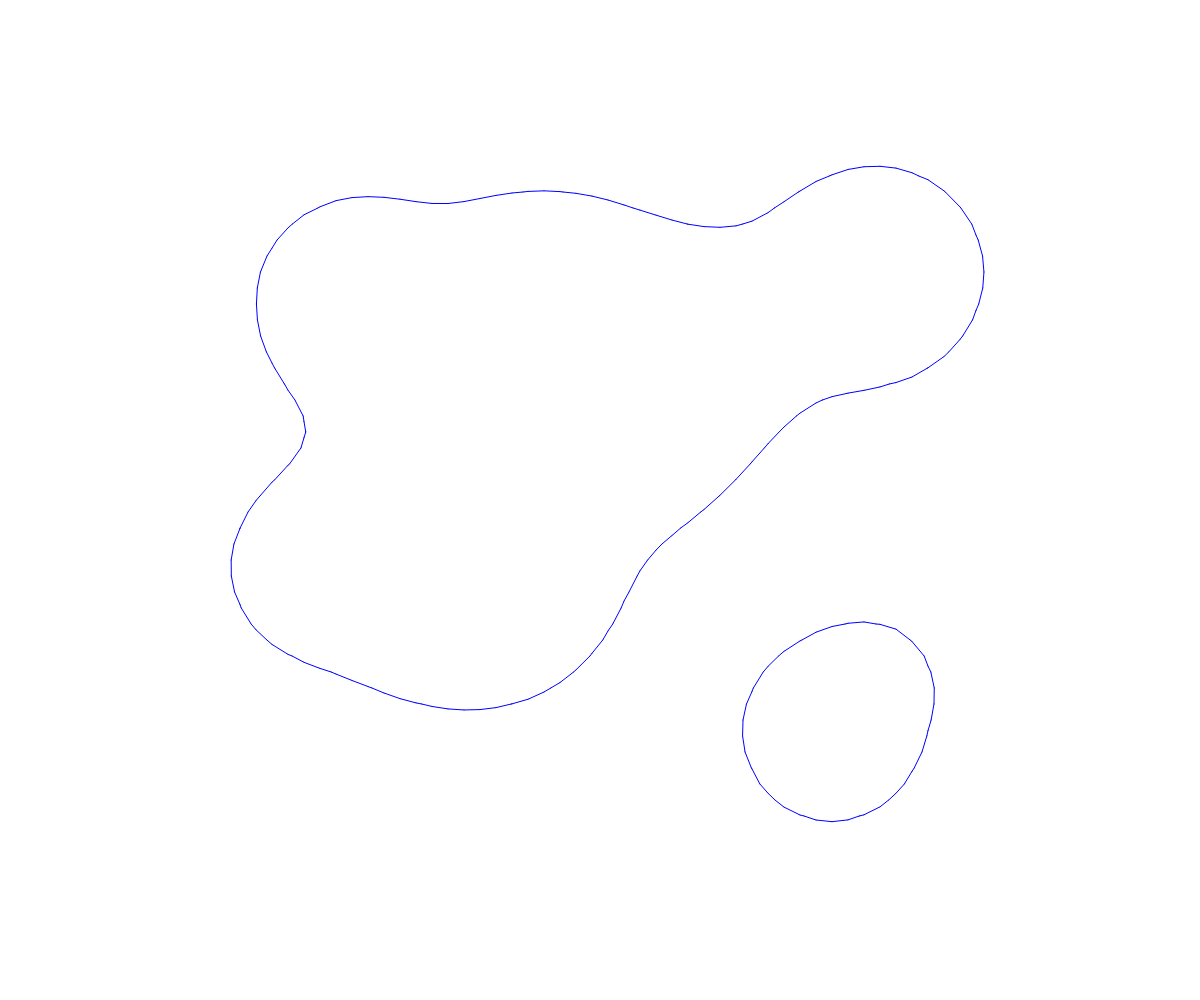
Frame 1 (no input)
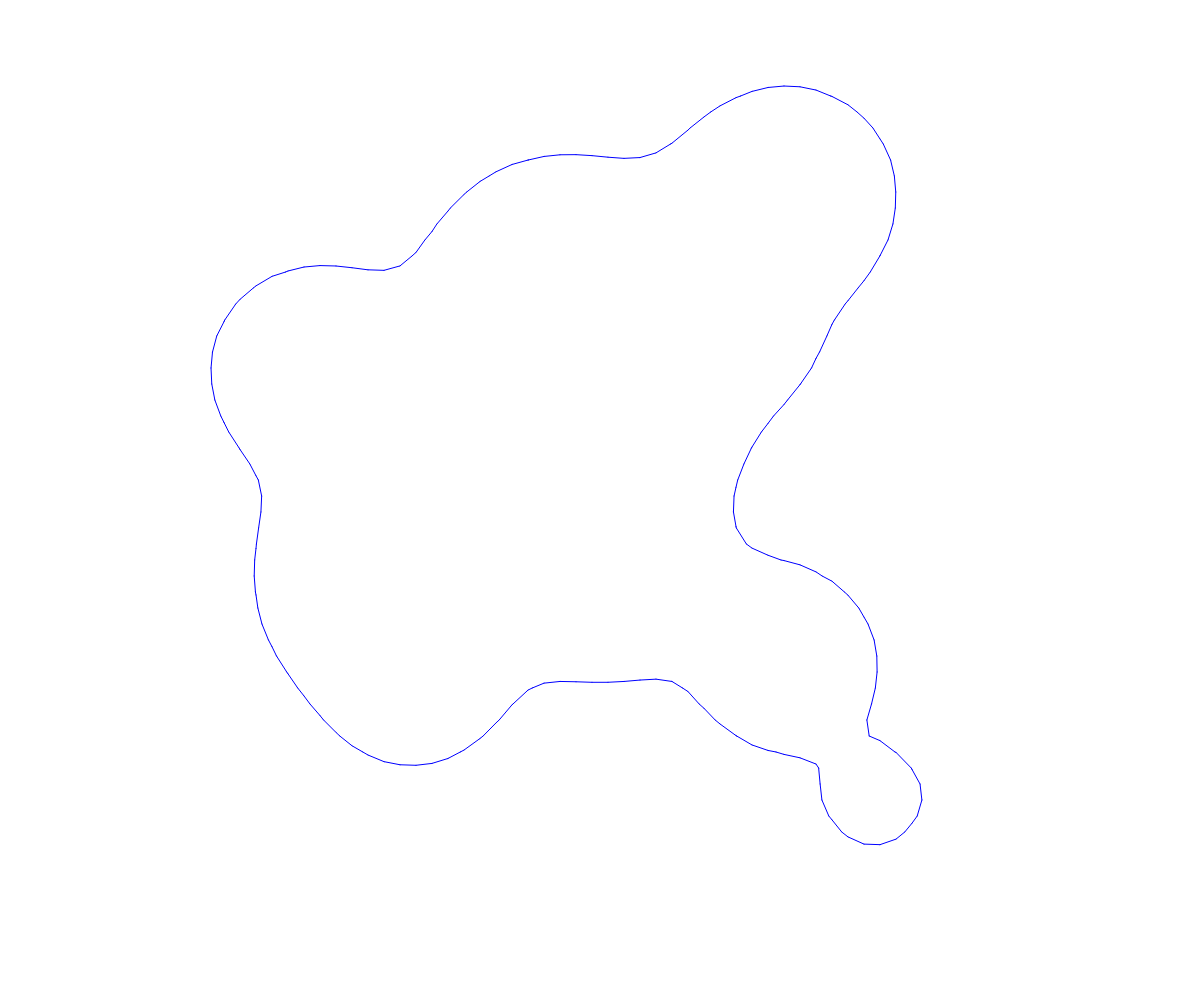
Frame 60 (no input)
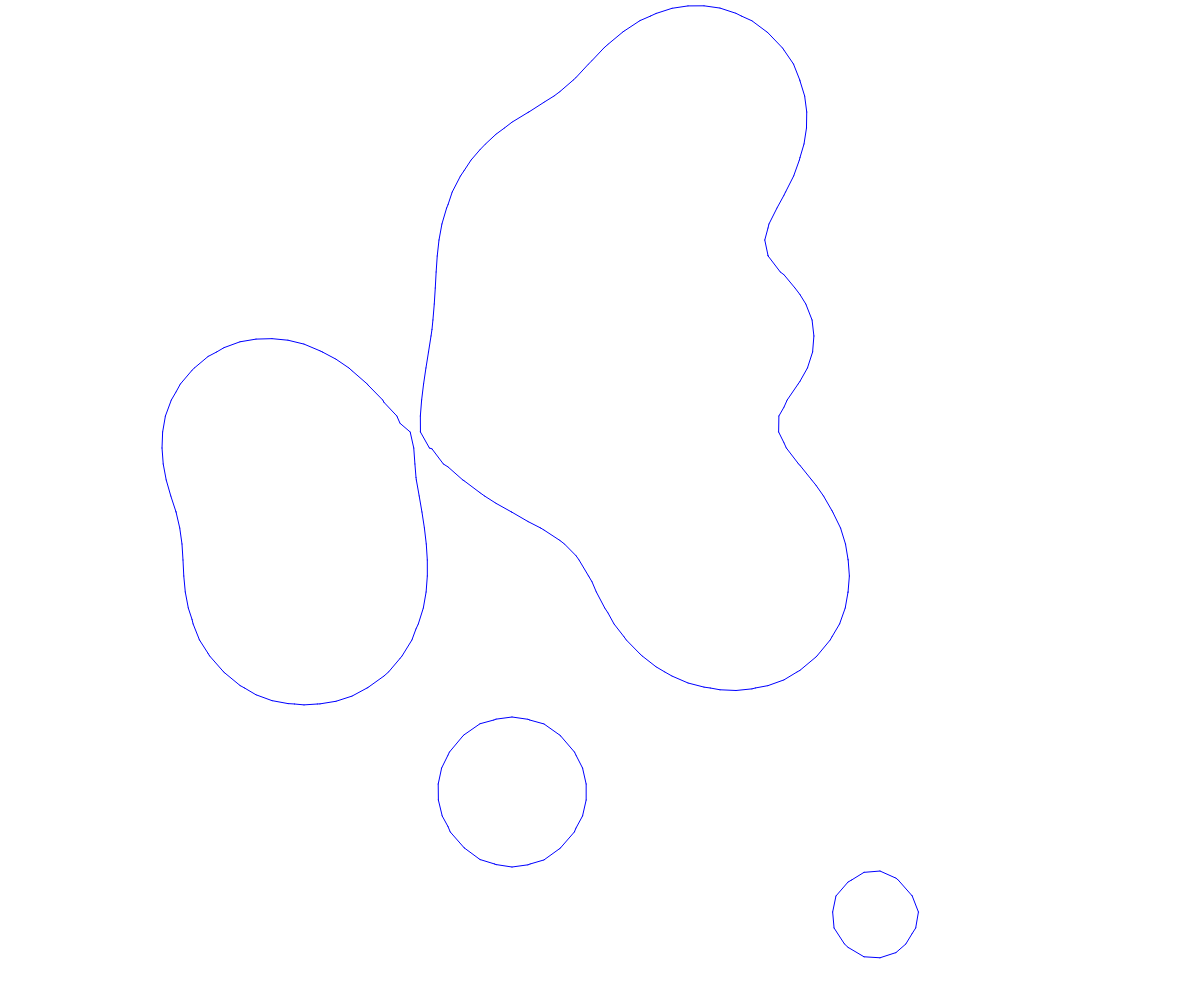
Frame 120 (the mouse pressed at the canvas centre since frame 60)

The p5.js sketch that drew these frames (run headless with seeded random() and noise() and a simulated clock; from frame 60 on, the mouse is pressed at the canvas centre):

// p5.js sketch
// ── sketch.js
/*

marching squares in P5js
by Dylan Greene
from https://codepen.io/dylangggg/pen/WNrVGYG
 
made after reading http://jamie-wong.com/2014/08/19/metaballs-and-marching-squares/

*/
let circles = [];
let gridPoints = [];

const NUM_BALLS = 10;
const RES = 16;
const HALF_RES = RES * 0.5;

function setup() {
	createCanvas(windowWidth,windowHeight);
	
	for(let i = 0; i < NUM_BALLS; i++) {
		circles.push(new MovingCircle());
	}
	
	const cols = width / RES + 1;
	const rows = height / RES + 1;
	for(let x = 0; x < cols; x++) {
		let rowArray = [];
		for(let y = 0; y < rows; y++) {
			rowArray.push(new Point(x * RES, y * RES));
		}
		gridPoints.push(rowArray);
	}
	
	// strokeCap(SQUARE);
}


function draw() {
	background(255);
	
	for(let i = 0; i < gridPoints.length; i++) {
		for(let j = 0; j < gridPoints[0].length; j++) {
			gridPoints[i][j].update();
		//	 gridPoints[i][j].drawDebug();
		}
	}
	stroke(0,0,255);
	
	for(let i = 0; i < gridPoints.length - 1; i++) {
		for(let j = 0; j < gridPoints[0].length - 1; j++) {
			const point1 = gridPoints[i][j].value;
			const point2 = gridPoints[i+1][j].value;
			const point3 = gridPoints[i+1][j+1].value;
			const point4 = gridPoints[i][j+1].value;
					
			const { x, y } = gridPoints[i][j];
			const binary = (point1 > 1 ? '1' : '0') + (point2 > 1 ? '1' : '0') + (point3 > 1 ? '1' : '0') + (point4 > 1 ? '1' : '0');
      switch(binary) {
				case '0000': {
					// 00
					// 00
					break;
				}
				case '0001': {
					const value1 = interpolate(y, point1, point4);
					const value2 = interpolate(x, point4, point3);
					
          line(x, value1, value2, y + RES);
					// 00
					// 10
					break;
				}
				case '0010': {
					const value1 = interpolate(x, point4, point3);
					const value2 = interpolate(y, point2, point3);
					line(value1, y + RES, x + RES, value2);
					// 00
					// 01
					break;
				}
				case '0011': {
					const value1 = interpolate(y, point1, point4);
					const value2 = interpolate(y, point2, point3);
					line(x, value1, x + RES, value2);
					// 00
					// 11
					break;
				}
				case '0100': {
					const value1 = interpolate(x, point1, point2);
					const value2 = interpolate(y, point2, point3);
					line(value1, y, x + RES, value2);
					// 01
					// 00
					break;
				}
				case '0101': {
					const value1 = interpolate(x, point1, point2);
					const value2 = interpolate(y, point1, point4);
					line(x, value2, value1, y);
					const value3 = interpolate(x, point4, point3);
					const value4 = interpolate(y, point2, point3);
					line(value3, y + RES, x + RES, value4);
					// 01
					// 10
					break;
				}
				case '0110': {
					const value1 = interpolate(x, point1, point2);
					const value2 = interpolate(x, point4, point3);
					line(value1, y, value2, y + RES);
					// 01
					// 01
					break;
				}
				case '0111': {
					const value1 = interpolate(x, point1, point2);
					const value2 = interpolate(y, point1, point4);
					line(x, value2, value1, y);
					// 01
					// 11
					break;
				}
				case '1000': {
					const value1 = interpolate(x, point1, point2);
					const value2 = interpolate(y, point1, point4);
					line(x, value2, value1, y);
					// 10
					// 00
					break;
				}
				case '1001': {
					const value1 = interpolate(x, point1, point2);
					const value2 = interpolate(x, point4, point3);
					line(value1, y, value2, y + RES);
					// 10
					// 10
					break;
				}
				case '1010': {
					const value1 = interpolate(x, point4, point3);
					const value2 = interpolate(y, point1, point4);
					line(x, value2, value1, y + RES);
					const value3 = interpolate(x, point1, point2);
					const value4 = interpolate(y, point2, point3);
					line(value3, y, x + RES, value4);
					// 10
					// 01
					break;
				}
				case '1011': {
					const value1 = interpolate(x, point1, point2);
					const value2 = interpolate(y, point2, point3);
					line(value1, y, x + RES, value2);
					// 10
					// 11
					break;
				}
				case '1100': {
					const value1 = interpolate(y, point1, point4);
					const value2 = interpolate(y, point2, point3);
					line(x, value1, x + RES, value2);
					// 11
					// 00
					break;
				}
				case '1101': {
					const value1 = interpolate(y, point2, point3);
					const value2 = interpolate(x, point4, point3);
					line(value2, y + RES, x + RES, value1);
					// 11
					// 10
					break;
				}
				case '1110': {
					const value1 = interpolate(x, point4, point3);
					const value2 = interpolate(y, point1, point4);
					line(x, value2, value1, y + RES);
					// 11
					// 01
					break;
				}
				case '1111': {
					// 11
					// 11
					break;
				}
			}
		}
	}
	
	circles.forEach((item) => {
		item.update();
	});
}

function MovingCircle() {
	this.d = Math.random() * 128 + 64;
	this.r = this.d * 0.5;
	
	this.x = Math.random() * (width * 0.5) + width * 0.25;
	this.y = Math.random() * (height * 0.5) + height * 0.25;
	
	this.moveX = (Math.random() * 4) - 2.0;
	this.moveY = (Math.random() * 4) - 2.0;
	
	this.update = function() {
		this.x += this.moveX;
		this.y += this.moveY;
		
		if(Math.abs(width - this.x) < this.r || this.x < this.r) {
			this.moveX *= -1;
		}
		
		if(Math.abs(height - this.y) < this.r || this.y < this.r) {
			this.moveY *= -1;
		}
	}
	
	this.drawDebug = function() {
		noFill();
		stroke(0);
		circle(this.x, this.y, this.d, this.d);
	}
}

function Point(x, y) {
	this.x = x;
	this.y = y;
	this.value = 0;
	
	this.update = function() {
		let value = 0;
		circles.forEach((item) => {
			value += (item.r * item.r) / ((this.x - item.x) * (this.x - item.x) + (this.y - item.y) * (this.y - item.y));
		});
		
		this.value = value;
	}
	
	this.drawDebug = function() {
		stroke(0);
		noFill();
		rect(this.x - 2, this.y - 2, 4, 4);
		line(this.x, this.y, this.x + RES, this.y);
		line(this.x, this.y, this.x, this.y + RES);
		
		if(this.value > 1) {
			noStroke();
			fill('#32CD32');
			rect(this.x - 4, this.y - 4, RES, RES);
		}
	}
}



function interpolate(val1, fval1, fval2) {
	return val1 + (val1 + RES - val1) * ((1 - fval1) / (fval2 - fval1))
}
